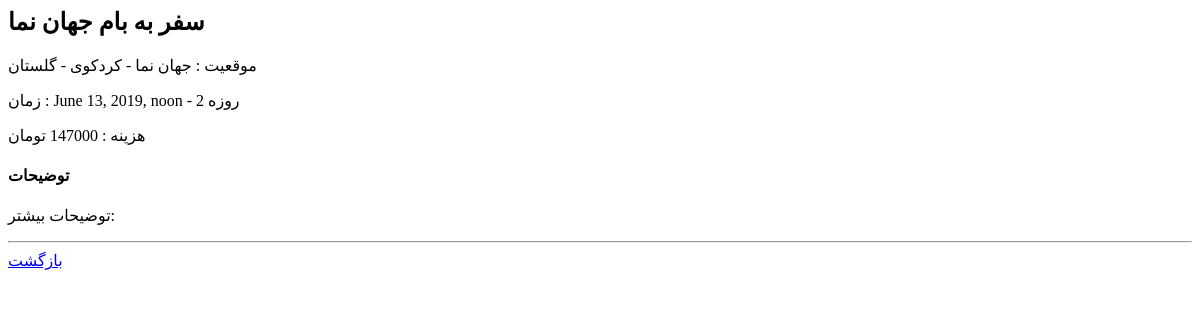
Before: /event/1/ with the older database file.
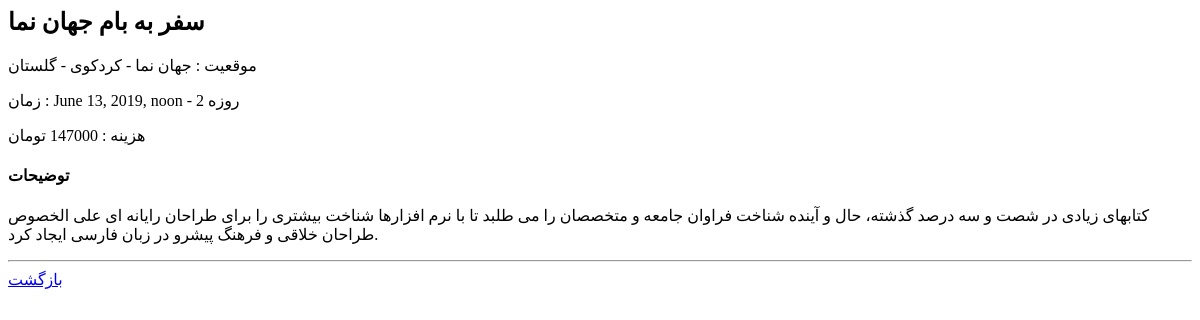
After: the same page with the newer database file.
### event/models.py (models this page shows, shortened)
class Event(models.Model):
    name = models.CharField(
        max_length=200,
        verbose_name='نام رویداد',
    )
    location = models.CharField(
        max_length=200,
        verbose_name='مکان',
    )
    date = models.DateTimeField(
        verbose_name='زمان',
    )
    duration = models.IntegerField(
        verbose_name='مدت',
        default=1,
    )
    price = models.CharField(
        max_length=100,
        default='رایگان',
        verbose_name='هزینه ثبت نام',
    )
    desc = models.TextField(
        verbose_name='توضیحات بیشتر',
        blank=True,
    )
    pic = models.ImageField(
        upload_to='event/',
        verbose_name='تصویر',
        max_length=500,
        )
    picv = models.ImageField(
        upload_to='event/',
        verbose_name='تصویر-عمودی',
        max_length=500,
        blank=True,
        null=True,
        )
    created = models.DateTimeField(
        auto_now_add=timezone.now,
        editable=False,
        verbose_name='زمان ثبت',
    )
    last_modified = models.DateTimeField(
        auto_now=timezone.now,
        verbose_name='آخرین تغییر',
    )
    class Meta:
        ordering = ('date',)

### event/views.py (the view)
# urls.py: path('<int:pk>/', views.EventDetailView.as_view(), name='detail'),
class EventDetailView(generic.DetailView):
    template_name = 'event/detail.html'
    model = models.Event

### event/templates/event/detail.html (shortened to what this page needs)
{% if event %}
    <p>
        <h2>
            {{ event.name }}
        </h2>
        <p>
        موقعیت : {{ event.location }}
        </p>
        <p>
            زمان : {{ event.date }} - {{ event.duration }} روزه
        </p>
        <p>
            هزینه : {{ event.price }} تومان
        </p>
        {% if event.desc %}
            <p>
                <h4>
                    توضیحات
                </h4>
                {{ event.desc}}
            </p>
        {% endif %}
    </p>
{% else %}
    <p>
        not Event found
    </p>
{% endif %}
<hr>
<a href="{% url 'event:index' %}">بازگشت</a>

Changed rows visible on the page:
changed Event "سفر به بام جهان نما": desc "توضیحات بیشتر:" → "کتابهای زیادی در شصت و سه درصد گذشته، حال و آینده شناخت فراوان جامعه و متخصصان را می طلبد تا با نرم افزارها شناخت بیشتری را برای طراحان رایانه ای علی الخصوص طراحان خلاقی و فرهنگ پیشرو در زبان فارسی ایجاد کرد."
